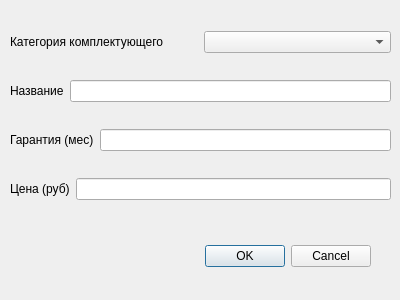
<?xml version="1.0" encoding="UTF-8"?>
<ui version="4.0">
 <class>AddComponentDialog</class>
 <widget class="QDialog" name="AddComponentDialog">
  <property name="geometry">
   <rect>
    <x>0</x>
    <y>0</y>
    <width>400</width>
    <height>300</height>
   </rect>
  </property>
  <property name="windowTitle">
   <string>Dialog</string>
  </property>
  <widget class="QDialogButtonBox" name="buttonBox">
   <property name="geometry">
    <rect>
     <x>30</x>
     <y>240</y>
     <width>341</width>
     <height>32</height>
    </rect>
   </property>
   <property name="layoutDirection">
    <enum>Qt::LeftToRight</enum>
   </property>
   <property name="orientation">
    <enum>Qt::Horizontal</enum>
   </property>
   <property name="standardButtons">
    <set>QDialogButtonBox::Cancel|QDialogButtonBox::Ok</set>
   </property>
  </widget>
  <widget class="QWidget" name="verticalLayoutWidget">
   <property name="geometry">
    <rect>
     <x>10</x>
     <y>10</y>
     <width>381</width>
     <height>211</height>
    </rect>
   </property>
   <layout class="QVBoxLayout" name="verticalLayout">
    <item>
     <layout class="QHBoxLayout" name="horizontalLayout">
      <item>
       <widget class="QLabel" name="label">
        <property name="text">
         <string>Категория комплектующего</string>
        </property>
       </widget>
      </item>
      <item>
       <widget class="QComboBox" name="comboTypeName"/>
      </item>
     </layout>
    </item>
    <item>
     <layout class="QHBoxLayout" name="horizontalLayout_4">
      <item>
       <widget class="QLabel" name="label_2">
        <property name="text">
         <string>Название</string>
        </property>
       </widget>
      </item>
      <item>
       <widget class="QLineEdit" name="inputName"/>
      </item>
     </layout>
    </item>
    <item>
     <layout class="QHBoxLayout" name="horizontalLayout_5">
      <item>
       <widget class="QLabel" name="label_3">
        <property name="text">
         <string>Гарантия (мес)</string>
        </property>
       </widget>
      </item>
      <item>
       <widget class="QLineEdit" name="inputWarranty"/>
      </item>
     </layout>
    </item>
    <item>
     <layout class="QHBoxLayout" name="horizontalLayout_6">
      <item>
       <widget class="QLabel" name="label_4">
        <property name="text">
         <string>Цена (руб)</string>
        </property>
       </widget>
      </item>
      <item>
       <widget class="QLineEdit" name="inputPrice"/>
      </item>
     </layout>
    </item>
   </layout>
  </widget>
 </widget>
 <resources/>
 <connections>
  <connection>
   <sender>buttonBox</sender>
   <signal>accepted()</signal>
   <receiver>AddComponentDialog</receiver>
   <slot>accept()</slot>
   <hints>
    <hint type="sourcelabel">
     <x>248</x>
     <y>254</y>
    </hint>
    <hint type="destinationlabel">
     <x>157</x>
     <y>274</y>
    </hint>
   </hints>
  </connection>
  <connection>
   <sender>buttonBox</sender>
   <signal>rejected()</signal>
   <receiver>AddComponentDialog</receiver>
   <slot>reject()</slot>
   <hints>
    <hint type="sourcelabel">
     <x>316</x>
     <y>260</y>
    </hint>
    <hint type="destinationlabel">
     <x>286</x>
     <y>274</y>
    </hint>
   </hints>
  </connection>
 </connections>
</ui>
